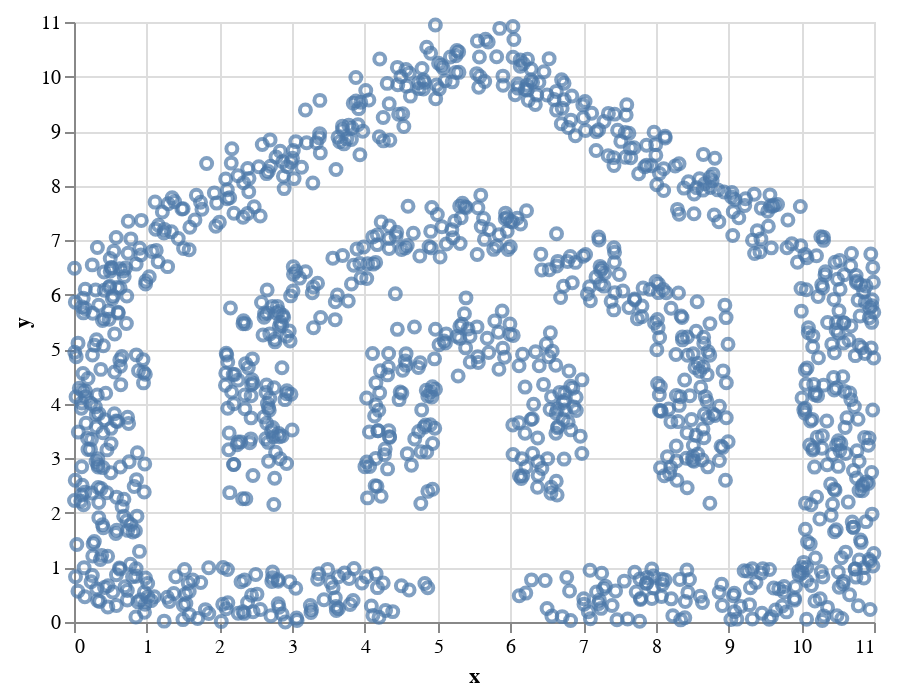

Notebook cell for this chart:
### Code cell
def jitter(x):
    return x+random.random()


def line_df(a, b):
    
    dist = int(math.sqrt((a[0]-b[0])**2 + (a[1]-b[1])**2))
    density = 25
    
    X = numpy.linspace(a[0], b[0], dist*density)
    Y = numpy.linspace(a[1], b[1], dist*density)
    
    X = numpy.array([x+random.random() for x in X])
    Y = numpy.array([y+random.random() for y in Y])
    
    return pandas.DataFrame({"x": X, "y": Y})


def connected_lines_df(points):
    return pandas.concat(
        [line_df(points[i], points[i+1]) for i in range(0, len(points)-1)],
    )


outer_points = ((4, 0), (0,0), (0,6), (5, 10), (10, 6), (10, 0), (6, 0))
middle_points = ((2, 2), (2, 5), (5, 7), (8, 5), (8, 2))
inner_points = ((4, 2), (4, 4), (5, 5), (6, 4), (6, 2))

points = pandas.concat([
    connected_lines_df(outer_points),
    connected_lines_df(middle_points),
    connected_lines_df(inner_points),
])

altair.Chart(points, mark="point").encode(
    x='x:Q',
    y='y:Q',
)

### Figure 1 — Vega-Lite specification as saved in the notebook (floating-point values rounded to 4 significant figures; data arrays with more than 128 entries replaced by an {"elided": "..."} marker saying what was removed)
{"config": {"view": {"continuousWidth": 400, "continuousHeight": 300}}, "data": {"name": "data-af6e6710673fb14398bb9135ccb2b435"}, "mark": "point", "encoding": {"x": {"field": "x", "type": "quantitative"}, "y": {"field": "y", "type": "quantitative"}}, "$schema": "https://vega.github.io/schema/vega-lite/v4.17.0.json", "datasets": {"data-af6e6710673fb14398bb9135ccb2b435": {"elided": "1250 records"}}}
